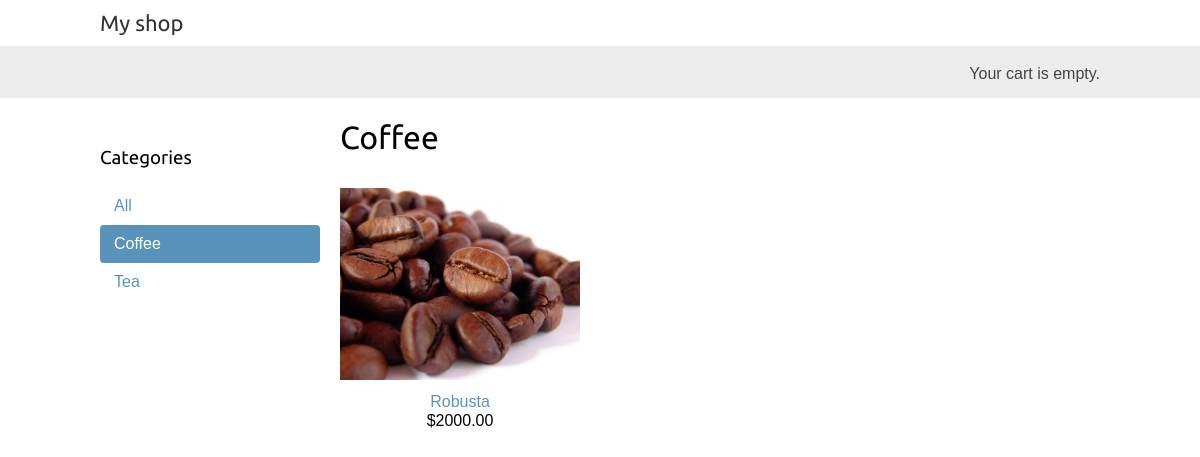
/coffee/, run on an earlier commit of the app's database.
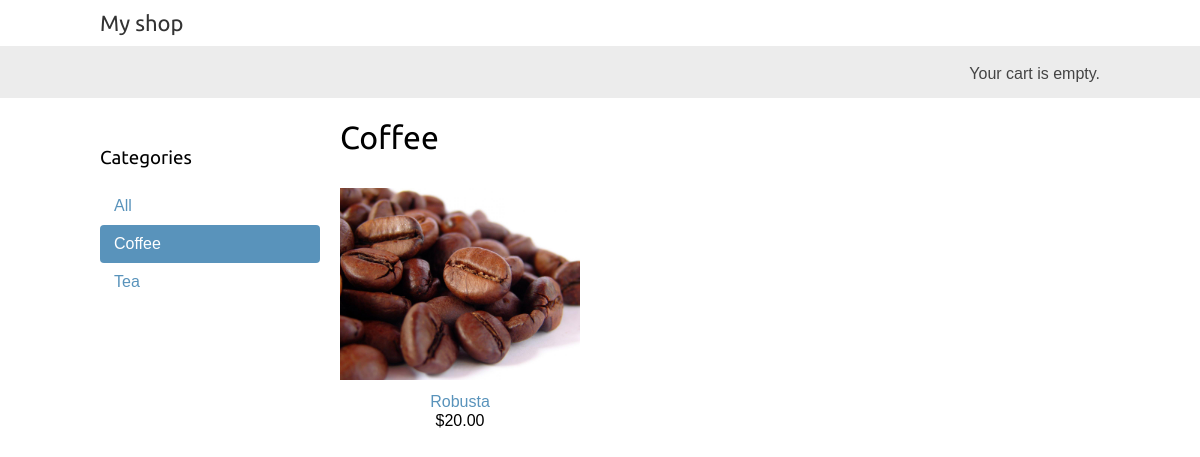
And on a later commit of the database.
### shop/models.py (models this page shows, shortened)
class Product(models.Model):
	category = models.ForeignKey(Category,
								related_name='products')
	name = models.CharField(max_length=200, db_index=True)
	slug = models.SlugField(max_length=200, db_index=True)
	image = models.ImageField(upload_to='products/%Y/%m/%d',
							blank=True)
	description = models.TextField(blank=True)
	price = models.DecimalField(max_digits=10, decimal_places=2)
	stock = models.PositiveIntegerField()
	available = models.BooleanField(default=True)
	created = models.DateTimeField(auto_now_add=True)
	updated = models.DateTimeField(auto_now=True)
	class Meta:
		ordering = ('name',)
		index_together = (('id', 'slug'),)
	def get_absolute_url(self):
		return reverse('shop:product_detail',
						args=[self.id, self.slug])

### shop/views.py (the view)
def product_list(request, category_slug=None):
    category = None
    categories = Category.objects.all()
    products = Product.objects.filter(available=True)
    if category_slug:
        category = get_object_or_404(Category, slug=category_slug)
        products = products.filter(category=category)
    return render(request,
                    'shop/product/list.html',
                    {'category': category,
                    'categories': categories,'products': products})

### cart/cart.py (called while the page is built)
    def __len__(self):
        return sum(item['quantity'] for item in self.cart.values())

### cart/context_processors.py (called while the page is built)
def cart(request):
    return {'cart': Cart(request)}

### shop/models.py (called while the page is built)
	def get_absolute_url(self):
		return reverse('shop:product_list_by_category',
						args=[self.slug])

### shop/templates/shop/product/list.html (shortened to what this page needs)
{% extends "shop/base.html" %}
{% load static %}
{% block content %}
	<div id="sidebar">
		<h3>Categories</h3>
		<ul>
			<li {% if not category %}class="selected"{% endif %}>
				<a href="{% url "shop:product_list" %}">All</a>
			</li>
			{% for c in categories %}
			<li {% if category.slug == c.slug %}class="selected"{% endif%}>
				<a href="{{ c.get_absolute_url }}">{{ c.name }}</a>
			</li>
			{% endfor %}
		</ul>
	</div>
	<div id="main" class="product-list">
		<h1>{% if category %}{{ category.name }}{% else %}Products{% endif%}</h1>
		{% for product in products %}
			<div class="item">
				<a href="{{ product.get_absolute_url }}">
					<img src="{% if product.image %}{{ product.image.url }}{%else %}{% static "img/no_image.png" %}{% endif %}">
				</a>
				<a href="{{ product.get_absolute_url }}">{{ product.name }}</a><br>
				${{ product.price }}
			</div>
		{% endfor %}
	</div>
{% endblock %}

What changed in the data, as far as the page shows it:
changed Product "Robusta": price "2000.00" → "20.00"
